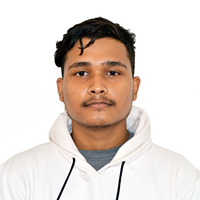
#> input picture safal.JPG, 200 x 200 px, found by its file name
$ python focus.py
#> lines starting #> are read from the running program, lines starting #| are printed output that depends on the picture; after the words box and inside, x2 and y2 are one past the last pixel; in counts of white or black regions, pixels touching at a corner belong together
import cv2
import numpy as np

# Load the image
image = cv2.imread("safal.jpg")
#> image is the input picture: shape (200, 200, 3); mean B, G, R 208.1, 214.8, 225.6
original = image.copy()

# Convert to grayscale and create a mask using thresholding
gray = cv2.cvtColor(image, cv2.COLOR_BGR2GRAY)
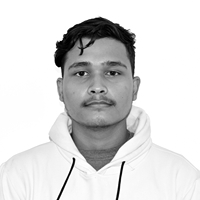
#> gray: shape (200, 200); min 0, max 255, mean 217.3
_, mask = cv2.threshold(gray, 120, 255, cv2.THRESH_BINARY_INV)
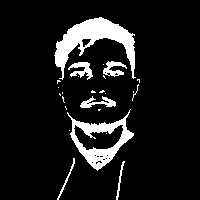
#> mask: shape (200, 200); 10.2% white; 25 white regions (17 under 20 px), largest, box (x1, y1, x2, y2) and area: (54, 17, 136, 80) 1895, (67, 109, 134, 171) 1302, (68, 62, 93, 80) 220

# Optional: improve mask with morphological operations
kernel = np.ones((5, 5), np.uint8)
mask = cv2.dilate(mask, kernel, iterations=3)
#> mask: shape (200, 200); 32.9% white; 1 white region, box (x1, y1, x2, y2) and area: (48, 11, 146, 200) 13140
mask = cv2.GaussianBlur(mask, (21, 21), 0)
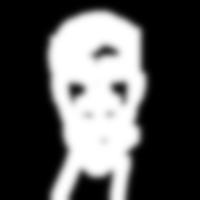
#> mask: shape (200, 200); min 0, max 255, mean 83.8

# Invert mask for the background
inv_mask = cv2.bitwise_not(mask)
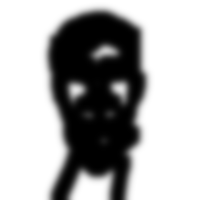
#> inv_mask: shape (200, 200); min 0, max 255, mean 171.2

# Blur the original image
blurred = cv2.GaussianBlur(original, (21, 21), 0)
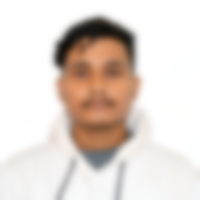
#> blurred: shape (200, 200, 3); mean B, G, R 208.1, 214.8, 225.6

# Extract foreground (sharp) and background (blurred)
foreground = cv2.bitwise_and(original, original, mask=inv_mask)
background = cv2.bitwise_and(blurred, blurred, mask=mask)
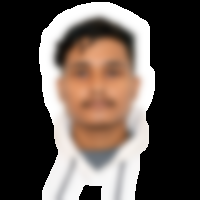
#> background: shape (200, 200, 3); mean B, G, R 75.9, 82.3, 92.9

# Combine the foreground and blurred background
final = cv2.add(foreground, background)
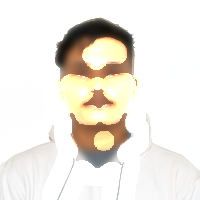
#> final: shape (200, 200, 3); mean B, G, R 225, 232.9, 237.6

# Show and save the result
cv2.imshow("Blurred Background", final)
cv2.imwrite("blurred_background.jpg", final)
cv2.waitKey(0)
cv2.destroyAllWindows()
